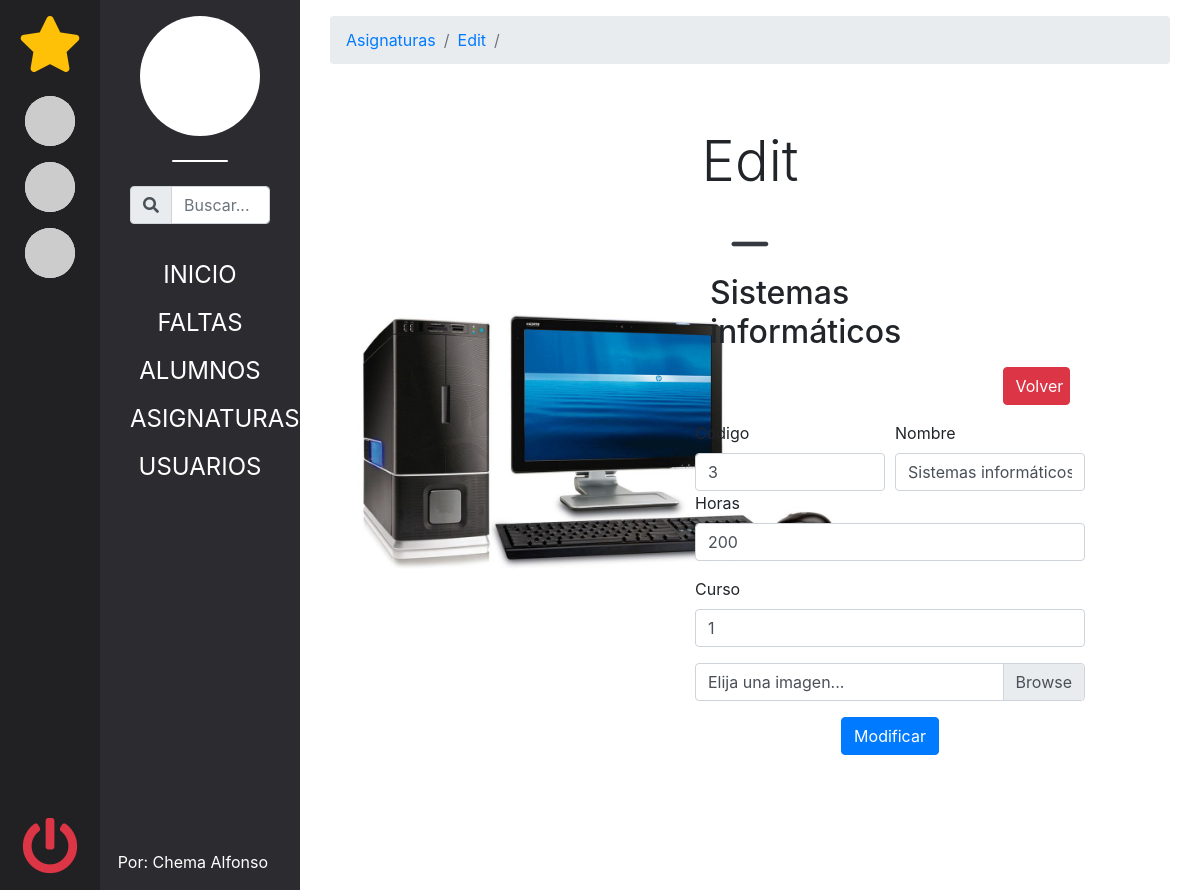
The page /index.php?controller=asignatura&action=edit&id=5 (signed in) on the database its author committed.
### tables this page shows
CREATE TABLE IF NOT EXISTS asignaturas(
    id        int(11) auto_increment,
    codigo    int(11) UNIQUE,
    nombre    varchar(150),
    horas     int(4),
    curso     varchar(10),
    img       varchar(255),
CONSTRAINT pk_asignaturas PRIMARY KEY (id)
);

### controllers/asignaturaController.php (called while the page is built, shortened)
<?php
class AsignaturaController{
    public function edit(){
        $asignatura_id = filter_var($_GET['id'], FILTER_SANITIZE_NUMBER_INT);
        $asignaturaEdit = new Asignatura();
        $asignaturaEdit->AsignaturaUnica( $asignatura_id );
        require_once 'views/asignaturas/crear.php';
    }
}

### models/Router.php (called while the page is built, shortened)
<?php
class Router{
    public function navigator(){
        if ( isset($_GET['controller']) ){
            if ( isset($_GET['action']) ){
                $action = filter_var($_GET['action'], FILTER_SANITIZE_STRING);
            } else {
                $action = 'main';
            }
        } else {
            $controller = 'mainController';
            $action = 'main';
        }
        $ctrl = new $controller();
        $ctrl->$action();
    }
}

### db/DbConf.php (called while the page is built)
<?php
abstract class DbConfig{
    private $server = 'localhost';
    private $db = 'faltasdeasistencia';
    private $usr = 'root';
    private $psw = '';
    private $port = '3306';
    protected function getServer(){ return $this->server; }
    protected function getDb(){ return $this->db; }
    protected function getUsr(){ return $this->usr; }
    protected function getPsw(){ return $this->psw; }
    protected function getPort(){ return $this->port; }
}

### db/db.php (called while the page is built, shortened)
<?php
require_once 'DbConf.php';
class Db extends DbConfig{
    private $conn;
    public function __construct(){
        try
        {
            $cadena = 'mysql:host=' . $this->getServer() .
                      ';dbname='    . $this->getDb() .
                      ';port='      . $this->getPort();
            $this->conn = new PDO( $cadena, $this->getUsr(), $this->getPsw() );
            $this->conn->exec('SET CHARACTER SET utf8');
            $this->conn->setAttribute(PDO::ATTR_ERRMODE,
                                     PDO::ERRMODE_EXCEPTION);
        }
        catch(PDOExcerption $e)
        {
            $this->error = 'No se ha podido establecer la conexión: ' .
                           $e->getMessage();
        }
    }
    public function seleccionar( $sql ){
        $sent = $this->conn->prepare( $sql );
        $sent->execute();
        $this->filas = $sent->fetchAll( PDO::FETCH_OBJ );
        return true;
    }
}

### models/Asignatura.php (called while the page is built, shortened)
<?php
require_once 'db/db.php';
class Asignatura extends Db{
    public function AsignaturaUnica( $id )
    {
        if ( $this->seleccionar("SELECT * FROM asignaturas WHERE id = $id") )
        {
            return true;
        }
        return false;
    }
}

### views/asignaturas/crear.php (the view, shortened to what this page needs)
<div class="row">
    <div class="col-5">
        <div class="viewItemImgContainer m-auto overflow-hidden">
            <img class="viewItemImg img-fluid" src="<?= isset($asignaturaEdit) ? $asignaturaEdit->filas[0]->img : 'https://picsum.photos/500/600?image=12' ?>" alt="<?= isset($asignaturaEdit) ? $asignaturaEdit->filas[0]->nombre : '' ?>">
        </div>
    </div>
    <div class="col-6 ">
        <div class="row">
            <div class="col-12 ">
                    <div class="row">
                        <div class="col-12">
                        <div class="col-6  justify-content-center">
                            <h2><?= isset($asignaturaEdit) ? $asignaturaEdit->filas[0]->nombre : 'Nueva asignatura' ?></h2>
                        </div>
                        <div class="col-3 offset-9 justify-content-center">
                            <a class="d-block my-3 btn btn-danger" href="index.php?controller=asignatura&action=main">Volver</a>
                        </div>
                        </div>
                    </div>
                <form action="<?= isset($asignaturaEdit) ? "index.php?controller=asignatura&action=create&edit=true" :"index.php?controller=asignatura&action=create"?>" method="POST" enctype="multipart/form-data">
                    <div class="form-row">
                        <div class="col">
                            <label for="codigo">Codigo</label>
                            <input class="form-control" name="codigo" type="text" value="<?= isset($asignaturaEdit) ? $asignaturaEdit->filas[0]->codigo : '' ?>" required>
                        </div>
                        <div class="col">
                            <label for="nombre">Nombre</label>
                            <input class="form-control" name="nombre" type="text" value="<?= isset($asignaturaEdit) ? $asignaturaEdit->filas[0]->nombre : '' ?>" required>
                        </div>
                    </div>
                    <div class="form-group">
                        <label for="horas">Horas</label>
                        <input class="form-control" name="horas" type="text" value="<?= isset($asignaturaEdit) ? $asignaturaEdit->filas[0]->horas : '' ?>" required>
                    </div>
                    <div class="form-group">
                        <label for="curso">Curso</label>
                        <input class="form-control" name="curso" value="<?= isset($asignaturaEdit) ? $asignaturaEdit->filas[0]->curso : '' ?>" type="text" required>
                    </div>
                    <div class="custom-file">
                        <label class="custom-file-label" for="validatedCustomFile">Elija una imagen...</label>
                    </div>
                    <div class="col-12 text-center mt-3">
                        <input class="btn btn-primary" type="submit" value="<?= isset($asignaturaEdit) ? 'Modificar' : 'Crear' ?>" >
                    </div>
                </form>
            </div>
        </div>
    </div>
</div>

### assets/css/mainStyles.css (style rules this page uses)
* { margin: 0; padding: 0; }
a { transition: all .3s; }
.viewItemImgContainer { width: 500px; height: 600px; position: relative; }

### rows shown on the page
asignaturas: img (picture), nombre "Sistemas informáticos", codigo "3", horas "200", curso "1"

### other values the page prints
$breadcrum "Asignaturas"
$breadcrum "Edit"
